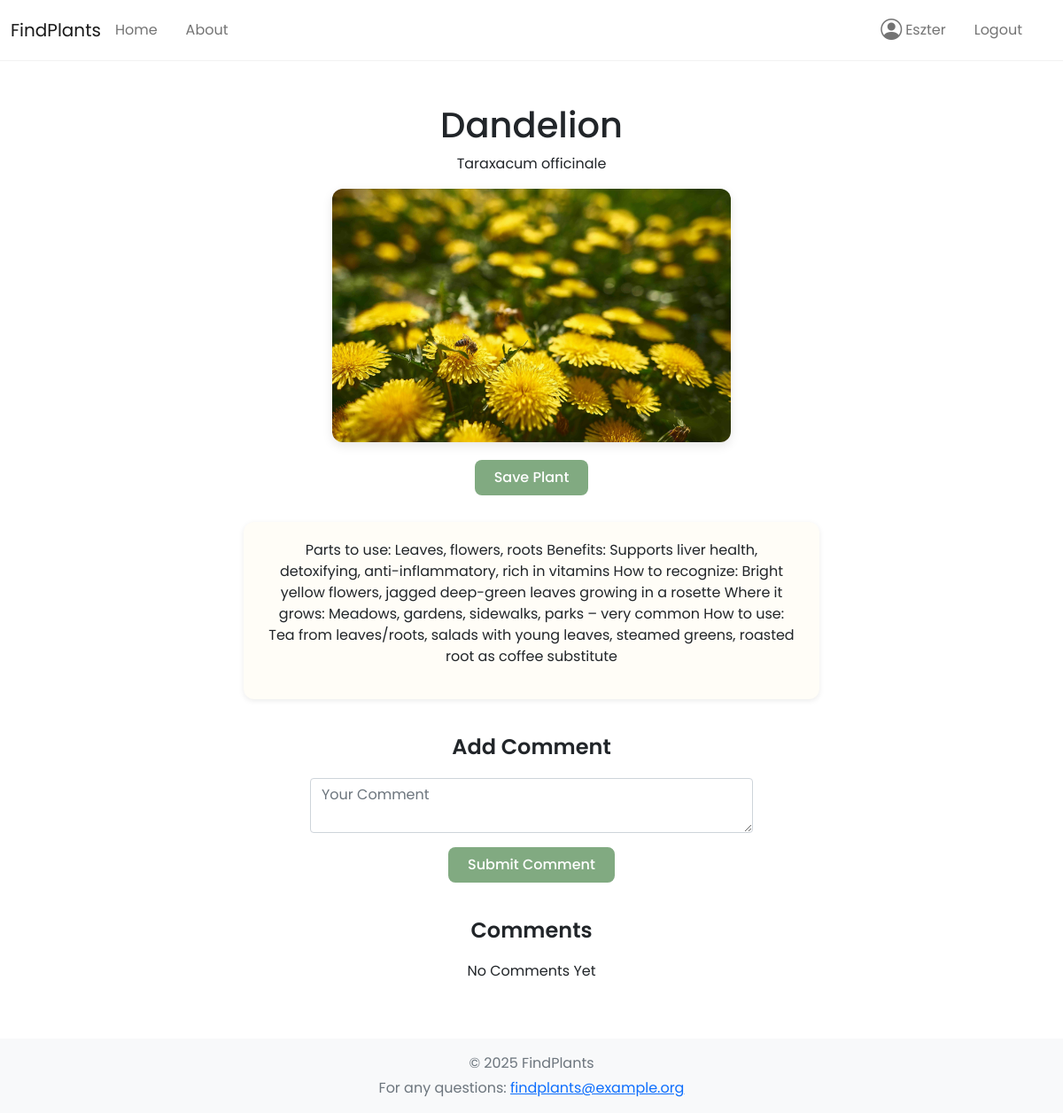
Screenshot of /plant/1 (signed in) with the database file from the repository.
### models.py (models this page shows, shortened)
class User(db.Model, UserMixin):
    id = db.Column(db.Integer, primary_key=True)
    username= db.Column(db.String(20), unique=True, nullable=False)
    email= db.Column(db.String(120), unique=True, nullable=False)
    password = db.Column(db.String(60),nullable=False)
    comments = db.relationship('Comment', backref='author', lazy=True)
    saved = db.relationship(
        'Plant',
        secondary=saved_plants,
        backref='saved_by',
        lazy='dynamic'
    )

class Plant(db.Model):
    id=db.Column(db.Integer, primary_key=True)
    name = db.Column(db.String(100), nullable=False)
    latin_name= db.Column(db.String(120))
    description = db.Column(db.Text, nullable=False)
    image_file = db.Column(db.String(20), nullable=True, default='default.jpg')
    comments = db.relationship('Comment', backref='plant', lazy=True)

### app.py (the view, shortened to what this page needs)
@app.route("/plant/<int:plant_id>", methods=['GET', 'POST'])
def plant_detail(plant_id):
    plant=Plant.query.get_or_404(plant_id)
    return render_template("plant_detail.html", plant=plant)

### app.py (called while the page is built)
@login_manager.user_loader
def load_user(user_id):
    return User.query.get(int(user_id))

### templates/plant_detail.html
{% extends "layout.html" %}
{% block content %}
<div class="container mt-4 text-center">
    <h1 class="plant-title">{{ plant.name }}</h1>
    <p class="latin-name">{{ plant.latin_name }}</p>
    {% if plant.image_file %}
    <div>
       <img src="{{ url_for('static', filename='images/' +plant.image_file)}}"
            class="plant-img"
            alt="{{ plant.name }}">
    </div>
    {% endif %}
    <div class="save-btn-wrapper">
   {% if plant in current_user.saved %}
      <form action="{{ url_for('unsave_plant', plant_id=plant.id) }}" method="POST">
         <button class="btn btn-save">Unsave</button>
      </form>
   {% else %}
      <form action="{{ url_for('save_plant', plant_id=plant.id) }}" method="POST">
         <button class="btn btn-save">Save Plant</button>
     </form>
   {% endif %}
    </div>
    <div class="description-box">
        <p>{{ plant.description }}</p>
    </div>
        <h4 class="section-title">Add Comment</h4>
        <form method="POST" class="comment-form">
            <textarea name="text" placeholder="Your Comment" class="form-control mb-2" required></textarea>
            <button type="submit"
                    class="btn btn-save mt-2">
                    Submit Comment</button>
        </form>
        <h4 class="section-title">Comments</h4>
    {% if plant.comments %}
        <ul class="comment-list">
            {% for comment in plant.comments %}
           <li class="comment-item">
            <div>
               <strong>{{ comment.author.username }}:</strong>
               {{ comment.text }}
            </div>
            {% if comment.author.id == current_user.id %}
            <form method="POST"
                  action="{{ url_for('delete_comment', comment_id=comment.id) }}">
                <button class="btn btn-delete">Delete</button>
                </form>
          {% endif %}
           </li>
           {% endfor %}
        </ul>
        {% else %}
           <p class="no-comments">No Comments Yet</p>
        {% endif %}
</div>
{% endblock %}

### templates/layout.html (shortened to what this page needs)
<!DOCTYPE html>
<html lang="en">
<head>
    <link href="https://cdn.jsdelivr.net/npm/bootstrap@5.0.2/dist/css/bootstrap.min.css" rel="stylesheet">
    <link rel="stylesheet" href="{{ url_for('static', filename='css/style.css') }}">
    <link rel="stylesheet" href="https://cdn.jsdelivr.net/npm/bootstrap-icons@1.10.5/font/bootstrap-icons.css">
    <link rel="stylesheet" href="https://cdnjs.cloudflare.com/ajax/libs/font-awesome/6.5.1/css/all.min.css">
</head>
<body>
 <nav class="navbar navbar-light my-navbar">
  <div class="container-fluid">
    <a class="navbar-brand" href="#">FindPlants</a>
    <ul class="navbar-nav me-auto d-flex flex-row">
      <li class="nav-item me-3">
        <a class="nav-link" href="/">Home</a>
      </li>
      <li class="nav-item me-3">
        <a class="nav-link" href="{{ url_for('about')}}">About</a>
      </li>
    </ul>
<ul class="navbar-nav ms-auto d-flex align-items-center">
  {% if current_user.is_authenticated %}
      <li class="nav-item me-3 d-flex align-items-center">
        <a class="nav-link d-flex align-items-center" href="{{ url_for('account') }}">
          <i class="bi bi-person-circle me-1" style="font-size: 1.5rem;"></i>
          {{ current_user.username }}
        </a>
      </li>
      <li class="nav-item d-flex align-items-center">
        <a class="nav-link d-flex align-items-center" href="{{ url_for('logout') }}">Logout</a>
      </li>
      {% else %}
      <li class="nav-item d-flex align-items-center">
        <a class="nav-link d-flex align-items-center" href="{{ url_for('login') }}">
          <i class="bi bi-person-circle" style="font-size: 1.5rem;"></i>
        </a>
      </li>
      {% endif %}
    </ul>
<div class="alert alert-{{ category }}">
</div>
  </div>
</nav>
  <div class="container mt-4 content-wrapper">
    {% block content %}{% endblock %}
  </div>
  <footer class="bg-light text-center text-muted py-3 mt-5">
  <div class="container">
    <p class="mb-1">© 2025 FindPlants</p>
    For any questions: <a href="mailto:findplants@example.org">findplants@example.org</a>
  </div>
</footer>
</body>
</html>

### static/css/style.css (style rules this page uses)
body { font-family: 'Poppins', sans-serif; }
.plant-img { max-width: 450px; width: 100%; height: auto; border-radius: 12px; box-shadow: 0 4px 12px rgba(0,0,0,0.1); object-fit: cover; }
.navbar-nav { flex-direction: row !important; }
.navbar .nav-item { display: flex; align-items: center; }
.navbar .nav-item + .nav-item { margin-left: 1rem; }
.my-navbar { border-bottom: 1px solid rgba(0,0,0,0.05); }
html, body { height: 100%; }
body { display: flex; flex-direction: column; min-height: 100vh; }
.content-wrapper { flex: 1; }
.btn-save { background-color: #81aa81 !important; color: white !important; border: none !important; padding: 8px 22px; border-radius: 8px; font-weight: 500; }
.description-box { background: #fffdf7; padding: 20px 24px; border-radius: 12px; box-shadow: 0 2px 6px rgba(0,0,0,0.08); margin: 30px auto; text-align: center; max-width: 650px; }
.section-title { text-align: center; font-weight: 600; margin-top: 40px; margin-bottom: 20px; max-width: 650px; margin-left: auto; margin-right: auto; }
.comment-form { max-width: 500px; margin: 0 auto; text-align: center; }
.save-btn-wrapper { margin-top: 20px; margin-bottom: 20px; text-align: center; }

### rows the page displays
User: username "Eszter"
Plant: name "Dandelion", latin_name "Taraxacum officinale", image_file (picture), description "Parts to use: Leaves, flowers, roots Benefits: Supports liver health, detoxifying, anti-inflammatory, rich in vitamins How to recognize: Bright yellow flowers, jagged deep-green leaves growing in a rosette Where it grows: Meadows, gardens, sidewalks, parks – very common How to use: Tea from leaves/roots, salads with young leaves, steamed greens, roasted root as coffee substitute"
